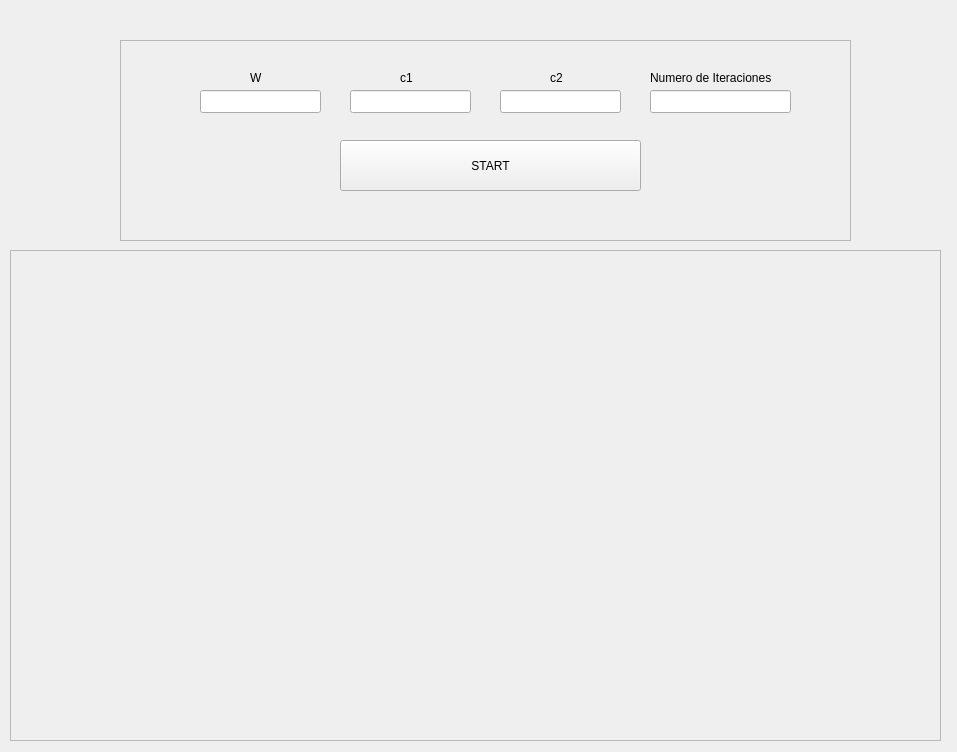
<?xml version="1.0" encoding="UTF-8"?>
<ui version="4.0">
 <class>Form</class>
 <widget class="QWidget" name="Form">
  <property name="geometry">
   <rect>
    <x>0</x>
    <y>0</y>
    <width>957</width>
    <height>752</height>
   </rect>
  </property>
  <property name="maximumSize">
   <size>
    <width>1360</width>
    <height>768</height>
   </size>
  </property>
  <property name="windowTitle">
   <string>Form</string>
  </property>
  <property name="layoutDirection">
   <enum>Qt::LeftToRight</enum>
  </property>
  <widget class="QFrame" name="frame">
   <property name="geometry">
    <rect>
     <x>120</x>
     <y>40</y>
     <width>731</width>
     <height>201</height>
    </rect>
   </property>
   <property name="frameShape">
    <enum>QFrame::StyledPanel</enum>
   </property>
   <property name="frameShadow">
    <enum>QFrame::Raised</enum>
   </property>
   <widget class="QLineEdit" name="wInput">
    <property name="geometry">
     <rect>
      <x>80</x>
      <y>50</y>
      <width>121</width>
      <height>23</height>
     </rect>
    </property>
   </widget>
   <widget class="QLabel" name="label">
    <property name="geometry">
     <rect>
      <x>130</x>
      <y>30</y>
      <width>16</width>
      <height>16</height>
     </rect>
    </property>
    <property name="text">
     <string>W</string>
    </property>
   </widget>
   <widget class="QLineEdit" name="c1Input">
    <property name="geometry">
     <rect>
      <x>230</x>
      <y>50</y>
      <width>121</width>
      <height>23</height>
     </rect>
    </property>
    <property name="text">
     <string/>
    </property>
   </widget>
   <widget class="QLabel" name="label_2">
    <property name="geometry">
     <rect>
      <x>280</x>
      <y>30</y>
      <width>16</width>
      <height>16</height>
     </rect>
    </property>
    <property name="text">
     <string>c1</string>
    </property>
   </widget>
   <widget class="QLineEdit" name="c2Input">
    <property name="geometry">
     <rect>
      <x>380</x>
      <y>50</y>
      <width>121</width>
      <height>23</height>
     </rect>
    </property>
    <property name="text">
     <string/>
    </property>
   </widget>
   <widget class="QLabel" name="label_3">
    <property name="geometry">
     <rect>
      <x>430</x>
      <y>30</y>
      <width>16</width>
      <height>16</height>
     </rect>
    </property>
    <property name="text">
     <string>c2</string>
    </property>
   </widget>
   <widget class="QLineEdit" name="iteraciones">
    <property name="geometry">
     <rect>
      <x>530</x>
      <y>50</y>
      <width>141</width>
      <height>23</height>
     </rect>
    </property>
    <property name="text">
     <string/>
    </property>
   </widget>
   <widget class="QLabel" name="label_4">
    <property name="geometry">
     <rect>
      <x>530</x>
      <y>30</y>
      <width>141</width>
      <height>16</height>
     </rect>
    </property>
    <property name="text">
     <string>Numero de Iteraciones</string>
    </property>
   </widget>
   <widget class="QPushButton" name="btnStart">
    <property name="geometry">
     <rect>
      <x>220</x>
      <y>100</y>
      <width>301</width>
      <height>51</height>
     </rect>
    </property>
    <property name="text">
     <string>START</string>
    </property>
   </widget>
  </widget>
  <widget class="QFrame" name="frame_2">
   <property name="geometry">
    <rect>
     <x>10</x>
     <y>250</y>
     <width>931</width>
     <height>491</height>
    </rect>
   </property>
   <property name="frameShape">
    <enum>QFrame::StyledPanel</enum>
   </property>
   <property name="frameShadow">
    <enum>QFrame::Raised</enum>
   </property>
   <widget class="QWidget" name="content_plot" native="true">
    <property name="geometry">
     <rect>
      <x>10</x>
      <y>10</y>
      <width>911</width>
      <height>471</height>
     </rect>
    </property>
    <property name="maximumSize">
     <size>
      <width>911</width>
      <height>471</height>
     </size>
    </property>
    <property name="autoFillBackground">
     <bool>true</bool>
    </property>
   </widget>
  </widget>
 </widget>
 <resources/>
 <connections/>
</ui>
